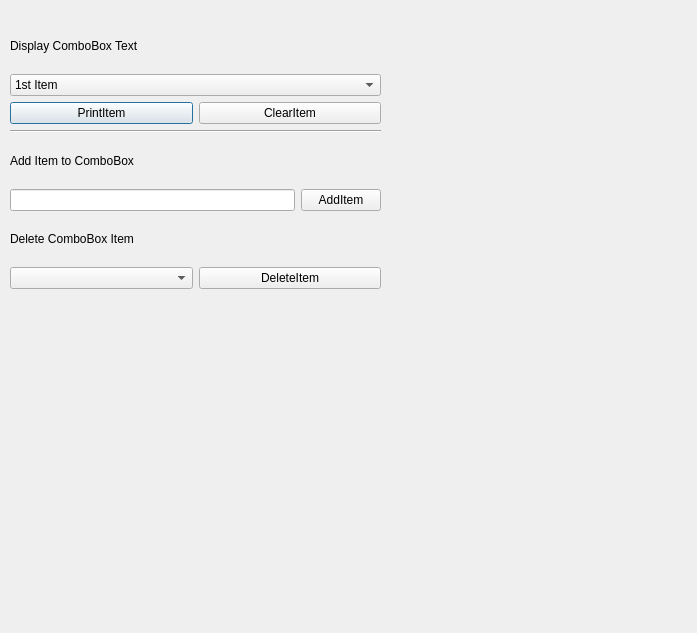
<?xml version="1.0" encoding="UTF-8"?>
<ui version="4.0">
 <class>Dialog</class>
 <widget class="QDialog" name="Dialog">
  <property name="geometry">
   <rect>
    <x>0</x>
    <y>0</y>
    <width>697</width>
    <height>633</height>
   </rect>
  </property>
  <property name="windowTitle">
   <string>Dialog</string>
  </property>
  <widget class="QWidget" name="layoutWidget">
   <property name="geometry">
    <rect>
     <x>10</x>
     <y>24</y>
     <width>371</width>
     <height>265</height>
    </rect>
   </property>
   <layout class="QVBoxLayout" name="verticalLayout">
    <item>
     <widget class="QLabel" name="lbl_display">
      <property name="text">
       <string>Display ComboBox Text</string>
      </property>
     </widget>
    </item>
    <item>
     <widget class="QComboBox" name="cmb_Test">
      <item>
       <property name="text">
        <string>1st Item</string>
       </property>
      </item>
      <item>
       <property name="text">
        <string>2nd Item</string>
       </property>
      </item>
      <item>
       <property name="text">
        <string>3rd Item</string>
       </property>
      </item>
     </widget>
    </item>
    <item>
     <layout class="QHBoxLayout" name="horizontalLayout_2">
      <item>
       <widget class="QPushButton" name="btn_printItem">
        <property name="text">
         <string>PrintItem</string>
        </property>
       </widget>
      </item>
      <item>
       <widget class="QPushButton" name="btn_clearItem">
        <property name="text">
         <string>ClearItem</string>
        </property>
       </widget>
      </item>
     </layout>
    </item>
    <item>
     <widget class="Line" name="line">
      <property name="orientation">
       <enum>Qt::Horizontal</enum>
      </property>
     </widget>
    </item>
    <item>
     <widget class="QLabel" name="label">
      <property name="text">
       <string>Add Item to ComboBox</string>
      </property>
     </widget>
    </item>
    <item>
     <layout class="QHBoxLayout" name="horizontalLayout">
      <item>
       <widget class="QLineEdit" name="lineedit_addItem"/>
      </item>
      <item>
       <widget class="QPushButton" name="btn_addItem">
        <property name="text">
         <string>AddItem</string>
        </property>
       </widget>
      </item>
     </layout>
    </item>
    <item>
     <widget class="QLabel" name="label_2">
      <property name="text">
       <string>Delete ComboBox Item</string>
      </property>
     </widget>
    </item>
    <item>
     <layout class="QHBoxLayout" name="horizontalLayout_3">
      <item>
       <widget class="QComboBox" name="cmb_second"/>
      </item>
      <item>
       <widget class="QPushButton" name="btn_deleteItem">
        <property name="text">
         <string>DeleteItem</string>
        </property>
       </widget>
      </item>
     </layout>
    </item>
   </layout>
  </widget>
 </widget>
 <resources/>
 <connections/>
</ui>
